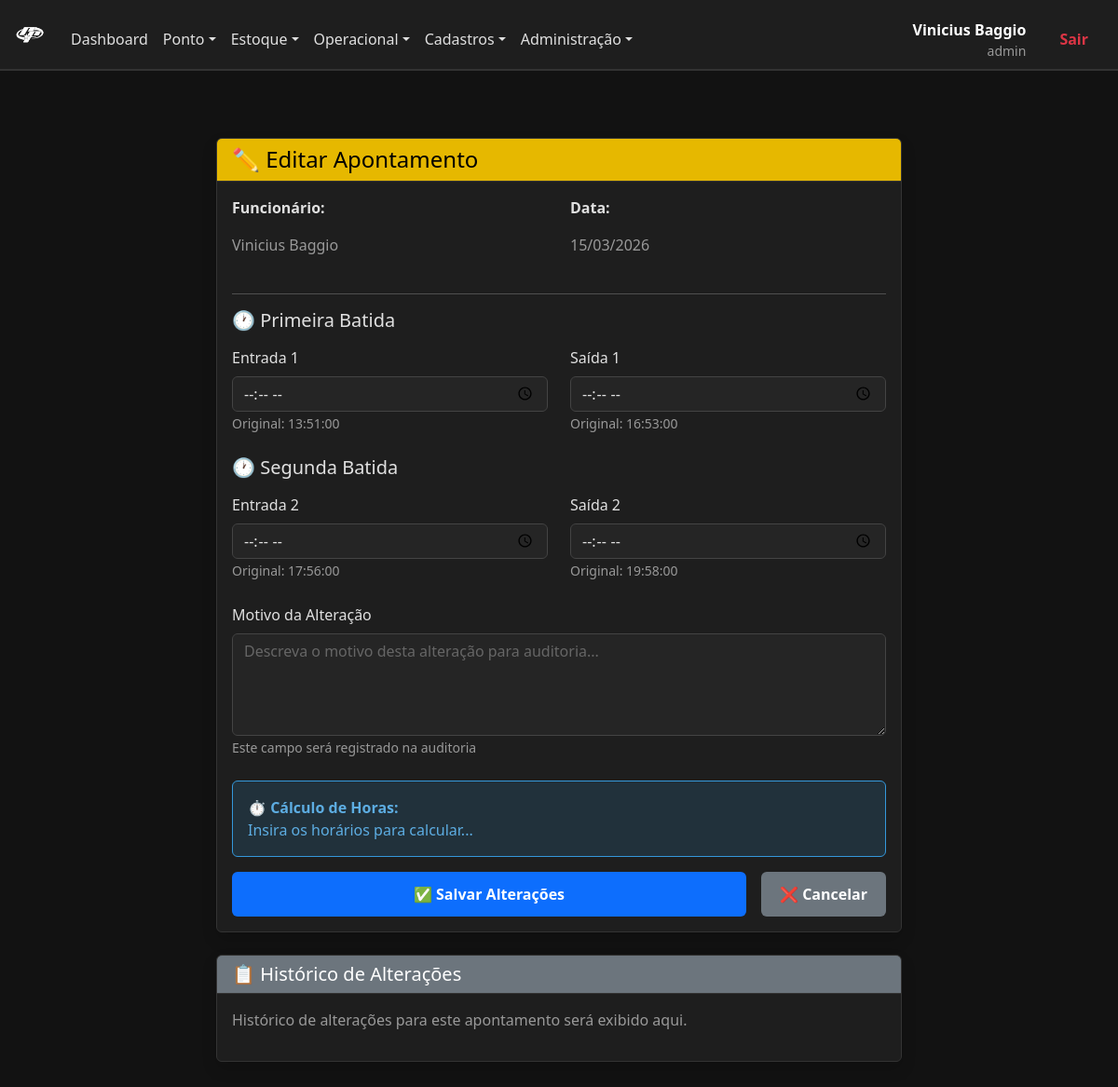
The app's page /index.php?rota=editar_ponto&id=1 (signed in) with its own data.
### tables this page shows
CREATE TABLE `apontamentos_ponto` (
  `id` int(11) NOT NULL,
  `usuario_id` int(11) NOT NULL,
  `data` date NOT NULL,
  `hora_entrada_1` time DEFAULT NULL,
  `hora_saida_1` time DEFAULT NULL,
  `foto_entrada_1` varchar(255) DEFAULT NULL COMMENT 'Path: 2026-03-14/user_5_entrada_1.jpg',
  `foto_saida_1` varchar(255) DEFAULT NULL,
  `geo_entrada_1` varchar(50) DEFAULT NULL COMMENT 'Formato: -23.5505,-46.6333',
  `geo_saida_1` varchar(50) DEFAULT NULL,
  `geo_precisao_entrada_1` int(11) DEFAULT NULL COMMENT 'Precisão em metros',
  `geo_precisao_saida_1` int(11) DEFAULT NULL,
  `ip_origem_entrada_1` varchar(50) DEFAULT NULL,
  `ip_origem_saida_1` varchar(50) DEFAULT NULL,
  `device_id_entrada_1` varchar(255) DEFAULT NULL COMMENT 'Canvas fingerprint',
  `device_id_saida_1` varchar(255) DEFAULT NULL,
  `user_agent_entrada_1` text DEFAULT NULL,
  `user_agent_saida_1` text DEFAULT NULL,
  `hora_entrada_2` time DEFAULT NULL,
  `hora_saida_2` time DEFAULT NULL,
  `foto_entrada_2` varchar(255) DEFAULT NULL,
  `foto_saida_2` varchar(255) DEFAULT NULL,
  `geo_entrada_2` varchar(50) DEFAULT NULL,
  `geo_saida_2` varchar(50) DEFAULT NULL,
  `geo_precisao_entrada_2` int(11) DEFAULT NULL,
  `geo_precisao_saida_2` int(11) DEFAULT NULL,
  `ip_origem_entrada_2` varchar(50) DEFAULT NULL,
  `ip_origem_saida_2` varchar(50) DEFAULT NULL,
  `device_id_entrada_2` varchar(255) DEFAULT NULL,
  `device_id_saida_2` varchar(255) DEFAULT NULL,
  `user_agent_entrada_2` text DEFAULT NULL,
  `user_agent_saida_2` text DEFAULT NULL,
  `hora_entrada_3` time DEFAULT NULL,
  `hora_saida_3` time DEFAULT NULL,
  `foto_entrada_3` varchar(255) DEFAULT NULL,
  `foto_saida_3` varchar(255) DEFAULT NULL,
  `geo_entrada_3` varchar(50) DEFAULT NULL,
  `geo_saida_3` varchar(50) DEFAULT NULL,
  `geo_precisao_entrada_3` int(11) DEFAULT NULL,
  `geo_precisao_saida_3` int(11) DEFAULT NULL,
  `ip_origem_entrada_3` varchar(50) DEFAULT NULL,
  `ip_origem_saida_3` varchar(50) DEFAULT NULL,
  `device_id_entrada_3` varchar(255) DEFAULT NULL,
  `device_id_saida_3` varchar(255) DEFAULT NULL,
  `user_agent_entrada_3` text DEFAULT NULL,
  `user_agent_saida_3` text DEFAULT NULL,
  `status` varchar(50) DEFAULT 'presente' COMMENT 'presente, ausente, falta, atestado',
  `observacao` text DEFAULT NULL,
  `criado_em` datetime DEFAULT current_timestamp(),
  `atualizado_em` datetime DEFAULT current_timestamp() ON UPDATE current_timestamp()
);

CREATE TABLE `usuarios` (
  `id` int(11) NOT NULL,
  `nome` varchar(100) NOT NULL,
  `username` varchar(50) DEFAULT NULL,
  `email` varchar(100) NOT NULL,
  `cpf` varchar(14) DEFAULT NULL,
  `departamento` varchar(100) DEFAULT 'Geral',
  `cargo` varchar(100) DEFAULT 'Operacional',
  `senha` varchar(255) NOT NULL,
  `nivel` varchar(20) DEFAULT 'comum',
  `carga_horaria_diaria` decimal(4,2) DEFAULT 8.00,
  `horario_entrada_1` time DEFAULT '08:00:00',
  `horario_saida_1` time DEFAULT '12:00:00',
  `horario_entrada_2` time DEFAULT '13:00:00',
  `horario_saida_2` time DEFAULT '18:00:00',
  `data_admissao` date DEFAULT NULL,
  `tipo_contrato` varchar(50) DEFAULT 'CLT'
);

### src/controllers/PontoController.php (called while the page is built, shortened)
<?php
class PontoController {
    public function editarPonto() {
        $apontamento_id = $_GET['id'] ?? null;
        $pdo = Database::getConnection();
        $sql = "SELECT ap.*, u.nome FROM apontamentos_ponto ap INNER JOIN usuarios u ON ap.usuario_id = u.id WHERE ap.id = ?";
        $stmt = $pdo->prepare($sql);
        $stmt->execute([$apontamento_id]);
        $apontamento = $stmt->fetch(PDO::FETCH_ASSOC);
        require __DIR__ . '/../views/geral/header.php';
        require __DIR__ . '/../views/admin/editar_ponto.php';
        require __DIR__ . '/../views/geral/footer.php';
    }
}
?>

### src/views/admin/editar_ponto.php (the view, shortened to what this page needs)
<div class="container py-5">
    <div class="row justify-content-center">
        <div class="col-lg-8">
            <div class="card shadow">
                <div class="card-header bg-primary text-white">
                    <h4 class="mb-0">✏️ Editar Apontamento</h4>
                </div>
                <div class="card-body">
                    <div class="row mb-4">
                        <div class="col-md-6">
                            <p><strong>Funcionário:</strong></p>
                            <p class="text-muted"><?php echo $apontamento['nome']; ?></p>
                        </div>
                        <div class="col-md-6">
                            <p><strong>Data:</strong></p>
                            <p class="text-muted"><?php echo date('d/m/Y', strtotime($apontamento['data'])); ?></p>
                        </div>
                    </div>
                    <hr>
                    <form id="form-editar-ponto" method="POST" action="index.php?rota=salvar_edicao_ponto">
                        <fieldset class="mb-4">
                            <legend class="h5 mb-3">🕐 Primeira Batida</legend>
                            <div class="row">
                                <div class="col-md-6">
                                    <label class="form-label">Entrada 1</label>
                                    <input type="time"
                                           name="hora_entrada_1"
                                           class="form-control"
                                           value="<?php echo explode(' ', $apontamento['hora_entrada_1'])[1] ?? ''; ?>"
                                           required>
                                    <small class="form-text text-muted">Original: <?php echo $apontamento['hora_entrada_1'] ?? '---'; ?></small>
                                </div>
                                <div class="col-md-6">
                                    <label class="form-label">Saída 1</label>
                                    <input type="time"
                                           name="hora_saida_1"
                                           class="form-control"
                                           value="<?php echo explode(' ', $apontamento['hora_saida_1'])[1] ?? ''; ?>">
                                    <small class="form-text text-muted">Original: <?php echo $apontamento['hora_saida_1'] ?? '---'; ?></small>
                                </div>
                            </div>
                        </fieldset>
                        <fieldset class="mb-4">
                            <legend class="h5 mb-3">🕐 Segunda Batida</legend>
                            <div class="row">
                                <div class="col-md-6">
                                    <label class="form-label">Entrada 2</label>
                                    <input type="time"
                                           name="hora_entrada_2"
                                           class="form-control"
                                           value="<?php echo explode(' ', $apontamento['hora_entrada_2'])[1] ?? ''; ?>">
                                    <small class="form-text text-muted">Original: <?php echo $apontamento['hora_entrada_2'] ?? '---'; ?></small>
                                </div>
                                <div class="col-md-6">
                                    <label class="form-label">Saída 2</label>
                                    <input type="time"
                                           name="hora_saida_2"
                                           class="form-control"
                                           value="<?php echo explode(' ', $apontamento['hora_saida_2'])[1] ?? ''; ?>">
                                    <small class="form-text text-muted">Original: <?php echo $apontamento['hora_saida_2'] ?? '---'; ?></small>
                                </div>
                            </div>
                        </fieldset>
                        <div class="mb-4">
                            <label class="form-label">Motivo da Alteração</label>
                            <textarea name="motivo_alteracao"
                                      class="form-control"
                                      rows="4"
                                      required
                                      placeholder="Descreva o motivo desta alteração para auditoria..."></textarea>
                            <small class="form-text text-muted">Este campo será registrado na auditoria</small>
                        </div>
                        <div class="alert alert-info">
                            <strong>⏱️ Cálculo de Horas:</strong>
                            <p class="mb-0" id="horas-calculadas">Insira os horários para calcular...</p>
                        </div>
                        <div class="d-flex gap-3">
                            <button type="submit" class="btn btn-primary flex-grow-1">
                                ✅ Salvar Alterações
                            </button>
                            <a href="index.php?rota=ponto_todos" class="btn btn-secondary">
                                ❌ Cancelar
                            </a>
                        </div>
                    </form>
                </div>
            </div>
            <div class="card shadow mt-4">
                <div class="card-header bg-secondary text-white">
                    <h5 class="mb-0">📋 Histórico de Alterações</h5>
                </div>
                <div class="card-body">
                    <div class="timeline">
                        <p class="text-muted">Histórico de alterações para este apontamento será exibido aqui.</p>
                    </div>
                </div>
            </div>
        </div>
    </div>
</div>

### assets/estilo.css (style rules this page uses)
:root { --bg-color: #121212; --surface-color: #1e1e1e; --bg-surface-2: #252525; --primary-color: #e6b800; --text-color: #e0e0e0; --sidebar-width: 260px; --brand-green: #27ae60; --brand-red: #c0392b; --transition-speed: 0.3s; }
* { box-sizing: border-box; }
html, body { background-color: var(--bg-color); color: var(--text-color); font-family: 'Segoe UI', Roboto, Helvetica, Arial, sans-serif; margin: 0; transition: padding-left var(--transition-speed) ease; line-height: 1.5; min-height: 100vh; }
a { text-decoration: none; color: inherit; }
.card { background-color: var(--surface-color); border-color: #333; color: var(--text-color); }
.card-header { background-color: #252525; border-color: #333; color: var(--text-color); }
.card-header.bg-primary { background-color: var(--primary-color) !important; color: #000 !important; }
.alert { color: var(--text-color); }
.alert-info { background-color: rgba(52, 152, 219, 0.15); border-color: #3498db; color: #5dade2; }
.form-control, .form-select { background-color: #252525; border-color: #444; color: var(--text-color); }
.form-control::placeholder { color: #666; }
.btn { padding: 12px 20px; border-radius: 6px; font-weight: bold; cursor: pointer; border: none; display: inline-flex; align-items: center; justify-content: center; gap: 8px; transition: 0.2s; }
a { color: var(--primary-color); transition: color 0.2s ease; }
.text-muted { color: #999 !important; }

### records on screen
apontamentos_ponto: usuario.nome "Vinicius Baggio", data "15/03/2026", hora_entrada_1 "13:51:00", hora_saida_1 "16:53:00", hora_entrada_2 "17:56:00", hora_saida_2 "19:58:00"

### other values on screen
$item['label'] "Dashboard"
$item['label'] "Ponto"
$item['label'] "Estoque"
$item['label'] "Operacional"
$item['label'] "Cadastros"
$item['label'] "Administração"
$_SESSION['user_name'] "Vinicius Baggio"
$_SESSION['user_nivel'] "admin"
